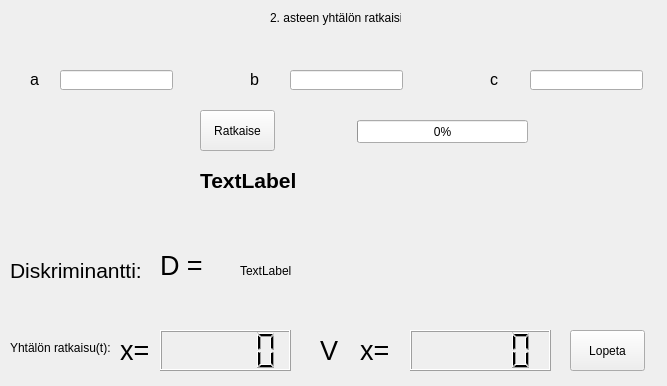
<?xml version="1.0" encoding="UTF-8"?>
<ui version="4.0">
 <class>Paaikkuna</class>
 <widget class="QMainWindow" name="Paaikkuna">
  <property name="geometry">
   <rect>
    <x>0</x>
    <y>0</y>
    <width>667</width>
    <height>386</height>
   </rect>
  </property>
  <property name="windowTitle">
   <string>Yhtälönratkaisija</string>
  </property>
  <widget class="QWidget" name="centralWidget">
   <widget class="QLabel" name="otsikko">
    <property name="geometry">
     <rect>
      <x>270</x>
      <y>10</y>
      <width>131</width>
      <height>16</height>
     </rect>
    </property>
    <property name="text">
     <string>2. asteen yhtälön ratkaisija</string>
    </property>
   </widget>
   <widget class="QLabel" name="text_a">
    <property name="geometry">
     <rect>
      <x>30</x>
      <y>70</y>
      <width>47</width>
      <height>16</height>
     </rect>
    </property>
    <property name="text">
     <string>&lt;html&gt;&lt;head/&gt;&lt;body&gt;&lt;p&gt;&lt;span style=&quot; font-size:12pt;&quot;&gt;a&lt;/span&gt;&lt;/p&gt;&lt;/body&gt;&lt;/html&gt;</string>
    </property>
   </widget>
   <widget class="QLabel" name="text_b">
    <property name="geometry">
     <rect>
      <x>250</x>
      <y>70</y>
      <width>20</width>
      <height>20</height>
     </rect>
    </property>
    <property name="text">
     <string>&lt;html&gt;&lt;head/&gt;&lt;body&gt;&lt;p&gt;&lt;span style=&quot; font-size:12pt;&quot;&gt;b&lt;/span&gt;&lt;/p&gt;&lt;/body&gt;&lt;/html&gt;</string>
    </property>
   </widget>
   <widget class="QLabel" name="text_c">
    <property name="geometry">
     <rect>
      <x>490</x>
      <y>70</y>
      <width>31</width>
      <height>16</height>
     </rect>
    </property>
    <property name="text">
     <string>&lt;html&gt;&lt;head/&gt;&lt;body&gt;&lt;p&gt;&lt;span style=&quot; font-size:12pt;&quot;&gt;c&lt;/span&gt;&lt;/p&gt;&lt;/body&gt;&lt;/html&gt;</string>
    </property>
   </widget>
   <widget class="QLineEdit" name="value_a">
    <property name="geometry">
     <rect>
      <x>60</x>
      <y>70</y>
      <width>113</width>
      <height>20</height>
     </rect>
    </property>
   </widget>
   <widget class="QLineEdit" name="value_b">
    <property name="geometry">
     <rect>
      <x>290</x>
      <y>70</y>
      <width>113</width>
      <height>20</height>
     </rect>
    </property>
   </widget>
   <widget class="QLineEdit" name="value_c">
    <property name="geometry">
     <rect>
      <x>530</x>
      <y>70</y>
      <width>113</width>
      <height>20</height>
     </rect>
    </property>
   </widget>
   <widget class="QLabel" name="text_ratkaisu">
    <property name="geometry">
     <rect>
      <x>10</x>
      <y>340</y>
      <width>101</width>
      <height>16</height>
     </rect>
    </property>
    <property name="text">
     <string>Yhtälön ratkaisu(t):</string>
    </property>
   </widget>
   <widget class="QLabel" name="text_diskr">
    <property name="geometry">
     <rect>
      <x>10</x>
      <y>250</y>
      <width>171</width>
      <height>41</height>
     </rect>
    </property>
    <property name="text">
     <string>&lt;html&gt;&lt;head/&gt;&lt;body&gt;&lt;p&gt;&lt;span style=&quot; font-size:16pt;&quot;&gt;Diskriminantti:&lt;/span&gt;&lt;/p&gt;&lt;/body&gt;&lt;/html&gt;</string>
    </property>
   </widget>
   <widget class="QLabel" name="text_x1">
    <property name="geometry">
     <rect>
      <x>120</x>
      <y>330</y>
      <width>41</width>
      <height>41</height>
     </rect>
    </property>
    <property name="text">
     <string>&lt;html&gt;&lt;head/&gt;&lt;body&gt;&lt;p&gt;&lt;span style=&quot; font-size:20pt;&quot;&gt;x=&lt;/span&gt;&lt;/p&gt;&lt;/body&gt;&lt;/html&gt;</string>
    </property>
   </widget>
   <widget class="QLCDNumber" name="value_x1">
    <property name="geometry">
     <rect>
      <x>160</x>
      <y>330</y>
      <width>131</width>
      <height>41</height>
     </rect>
    </property>
   </widget>
   <widget class="QProgressBar" name="progressBar">
    <property name="geometry">
     <rect>
      <x>357</x>
      <y>120</y>
      <width>171</width>
      <height>23</height>
     </rect>
    </property>
    <property name="value">
     <number>0</number>
    </property>
   </widget>
   <widget class="QLabel" name="text_or">
    <property name="geometry">
     <rect>
      <x>320</x>
      <y>330</y>
      <width>21</width>
      <height>41</height>
     </rect>
    </property>
    <property name="text">
     <string>&lt;html&gt;&lt;head/&gt;&lt;body&gt;&lt;p&gt;&lt;span style=&quot; font-size:20pt;&quot;&gt;V&lt;/span&gt;&lt;/p&gt;&lt;/body&gt;&lt;/html&gt;</string>
    </property>
   </widget>
   <widget class="QLabel" name="text_x2">
    <property name="geometry">
     <rect>
      <x>360</x>
      <y>330</y>
      <width>41</width>
      <height>41</height>
     </rect>
    </property>
    <property name="text">
     <string>&lt;html&gt;&lt;head/&gt;&lt;body&gt;&lt;p&gt;&lt;span style=&quot; font-size:20pt;&quot;&gt;x=&lt;/span&gt;&lt;/p&gt;&lt;/body&gt;&lt;/html&gt;</string>
    </property>
   </widget>
   <widget class="QLCDNumber" name="value_x2">
    <property name="geometry">
     <rect>
      <x>410</x>
      <y>330</y>
      <width>141</width>
      <height>41</height>
     </rect>
    </property>
   </widget>
   <widget class="QLabel" name="text_d">
    <property name="geometry">
     <rect>
      <x>160</x>
      <y>250</y>
      <width>61</width>
      <height>31</height>
     </rect>
    </property>
    <property name="text">
     <string>&lt;html&gt;&lt;head/&gt;&lt;body&gt;&lt;p&gt;&lt;span style=&quot; font-size:20pt;&quot;&gt;D = &lt;/span&gt;&lt;/p&gt;&lt;/body&gt;&lt;/html&gt;</string>
    </property>
   </widget>
   <widget class="QPushButton" name="solvebutton">
    <property name="geometry">
     <rect>
      <x>200</x>
      <y>110</y>
      <width>75</width>
      <height>41</height>
     </rect>
    </property>
    <property name="text">
     <string>Ratkaise</string>
    </property>
   </widget>
   <widget class="QLabel" name="diskriminantti">
    <property name="geometry">
     <rect>
      <x>240</x>
      <y>250</y>
      <width>151</width>
      <height>41</height>
     </rect>
    </property>
    <property name="text">
     <string>TextLabel</string>
    </property>
   </widget>
   <widget class="QLabel" name="errorlabel">
    <property name="geometry">
     <rect>
      <x>200</x>
      <y>160</y>
      <width>311</width>
      <height>41</height>
     </rect>
    </property>
    <property name="font">
     <font>
      <pointsize>12</pointsize>
      <weight>75</weight>
      <bold>true</bold>
     </font>
    </property>
    <property name="text">
     <string>&lt;html&gt;&lt;head/&gt;&lt;body&gt;&lt;p&gt;&lt;span style=&quot; font-size:16pt;&quot;&gt;TextLabel&lt;/span&gt;&lt;/p&gt;&lt;/body&gt;&lt;/html&gt;</string>
    </property>
   </widget>
   <widget class="QPushButton" name="pushButton">
    <property name="geometry">
     <rect>
      <x>570</x>
      <y>330</y>
      <width>75</width>
      <height>41</height>
     </rect>
    </property>
    <property name="text">
     <string>Lopeta</string>
    </property>
   </widget>
  </widget>
 </widget>
 <layoutdefault spacing="6" margin="11"/>
 <resources/>
 <connections>
  <connection>
   <sender>pushButton</sender>
   <signal>clicked()</signal>
   <receiver>Paaikkuna</receiver>
   <slot>close()</slot>
   <hints>
    <hint type="sourcelabel">
     <x>631</x>
     <y>360</y>
    </hint>
    <hint type="destinationlabel">
     <x>618</x>
     <y>275</y>
    </hint>
   </hints>
  </connection>
 </connections>
</ui>
